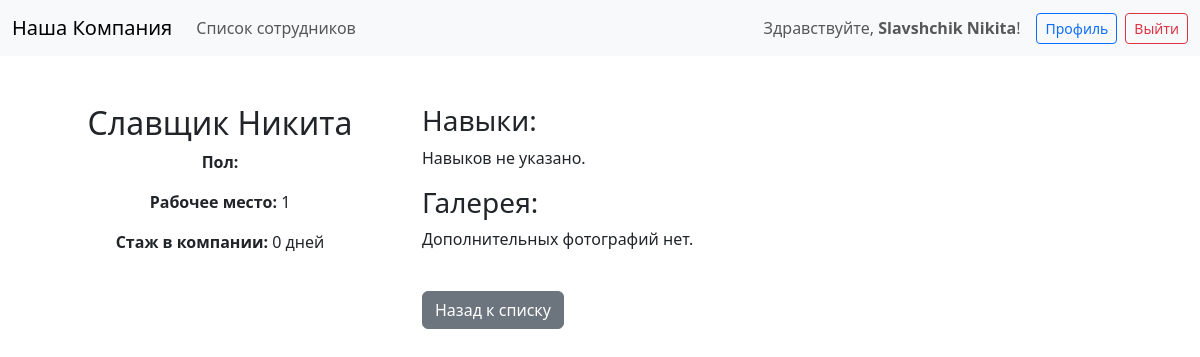
/employees/1/ (signed in), run on the app's committed database.
### employees/models.py (models this page shows, shortened)
class CustomUser(AbstractBaseUser, PermissionsMixin):
    GENDER_CHOICES = [
        ("M", "Мужской"),
        ("F", "Женский"),
        ("O", "Другой"),
    ]
    username = models.CharField(max_length=150, unique=True)
    email = models.EmailField(unique=True)
    is_active = models.BooleanField(default=True)
    is_staff = models.BooleanField(default=False)
    first_name = models.CharField("Имя", max_length=150)
    last_name = models.CharField("Фамилия", max_length=150)
    gender = models.CharField("Пол", max_length=1, choices=GENDER_CHOICES, blank=True)
    middle_name = models.CharField("Отчество", max_length=150, blank=True)
    hire_date = models.DateField("Дата приема на работу", default=timezone.now)
    objects = CustomUserManager()
    USERNAME_FIELD = "username"
    REQUIRED_FIELDS = ["email", "first_name", "last_name"]
    def get_full_name(self):
        name = f"{self.last_name} {self.first_name}"
        if self.middle_name:
            name += f" {self.middle_name}"
        return name.strip()

### workplaces/models.py (models this page shows, shortened)
class Workplace(models.Model):
    employee = models.OneToOneField(
        settings.AUTH_USER_MODEL,
        on_delete=models.CASCADE,
        null=True,
        blank=True,
        verbose_name="Сотрудник",
        related_name="assigned_workplace",
    )
    desk_number = models.CharField("Номер стола", max_length=20, unique=True)
    additional_info = models.TextField("Дополнительная информация", blank=True)

### employees/views.py (the view)
# urls.py: path('employees/<int:pk>/', views.employee_detail, name='employee_detail'),
@login_required(login_url="/login/")
def employee_detail(request, pk):
    employee = get_object_or_404(CustomUser, pk=pk)
    skills = employee.employeeskill_set.select_related("skill").all()
    photos_qs = employee.photos.all().order_by("order_number")
    tenure_days = (date.today() - employee.hire_date).days
    context = {
        "employee": employee,
        "skills": skills,
        "main_photo": photos_qs.first(),
        "gallery_photos": photos_qs[1:] if photos_qs.count() > 1 else None,
        "tenure_days": tenure_days,
        "workplace": getattr(employee, "assigned_workplace", None),
        "today": date.today(),
    }
    return render(request, "employee_detail.html", context)

### templates/employee_detail.html (shortened to what this page needs)
{% extends "base.html" %}
{% block content %}
<div class="row">
  <div class="col-md-4 text-center">
      <h2>{{ employee.get_full_name }}</h2>
      <p><strong>Пол:</strong> {{ employee.get_gender_display }}</p>
      {% if workplace %}
          <p><strong>Рабочее место:</strong> {{ workplace.desk_number }}</p>
      {% endif %}
      <p><strong>Стаж в компании:</strong> {{ tenure_days }} дней</p>
  </div>
  <div class="col-md-8">
      <h3>Навыки:</h3>
      {% if skills %}
          <ul class="list-group">
          {% for skill_link in skills %}
              <li class="list-group-item">
                  {{ skill_link.skill.name }} — Уровень: {{ skill_link.level }}
              </li>
          {% endfor %}
          </ul>
      {% else %}
          <p>Навыков не указано.</p>
      {% endif %}
      <h3>Галерея:</h3>
      {% if gallery_photos %}
          <div class="gallery d-flex flex-wrap gap-2">
          {% for photo in gallery_photos %}
              <img src="{{ photo.image.url }}" alt="" style="width: 150px; margin: 5px;">
          {% endfor %}
          </div>
      {% else %}
          <p>Дополнительных фотографий нет.</p>
      {% endif %}
      <a href="{% url 'employee_list' %}" class="btn btn-secondary mt-4">Назад к списку</a>
  </div>
</div>
{% endblock %}

### templates/base.html (shortened to what this page needs)
<!DOCTYPE html>
<html lang="ru">
<head>
    <link href="https://cdn.jsdelivr.net/npm/bootstrap@5.3.3/dist/css/bootstrap.min.css" rel="stylesheet">
</head>
<body>
<header class="navbar navbar-expand-lg navbar-light bg-light mb-4">
  <div class="container-fluid">
    <a class="navbar-brand" href="{% url 'home' %}">Наша Компания</a>
    <div class="collapse navbar-collapse" id="navbarNav">
      <ul class="navbar-nav me-auto">
        <li class="nav-item">
          <a class="nav-link {% if request.resolver_match.url_name == 'employee_list' %}active{% endif %}"
             href="{% url 'employee_list' %}">Список сотрудников</a>
        </li>
      </ul>
      {% if user.is_authenticated %}
        <span class="navbar-text me-3">
          Здравствуйте, <strong>{{ user.get_full_name|default:user.username }}</strong>!
        </span>
        <a href="{% url 'profile' %}" class="btn btn-outline-primary btn-sm me-2">Профиль</a>
        <form action="{% url 'logout' %}" method="post" class="d-inline">
          <button type="submit" class="btn btn-outline-danger btn-sm">Выйти</button>
        </form>
      {% else %}
        <a href="{% url 'login' %}" class="btn btn-outline-success btn-sm">Войти</a>
      {% endif %}
    </div>
  </div>
</header>
<div class="container">
  <main role="main" class="py-4">
    {% block content %}
    {% endblock %}
  </main>
</div>
</body>
</html>

### data on the page
CustomUser: get_full_name "Slavshchik Nikita"
CustomUser: get_full_name "Славщик Никита"
Workplace: desk_number "1"
